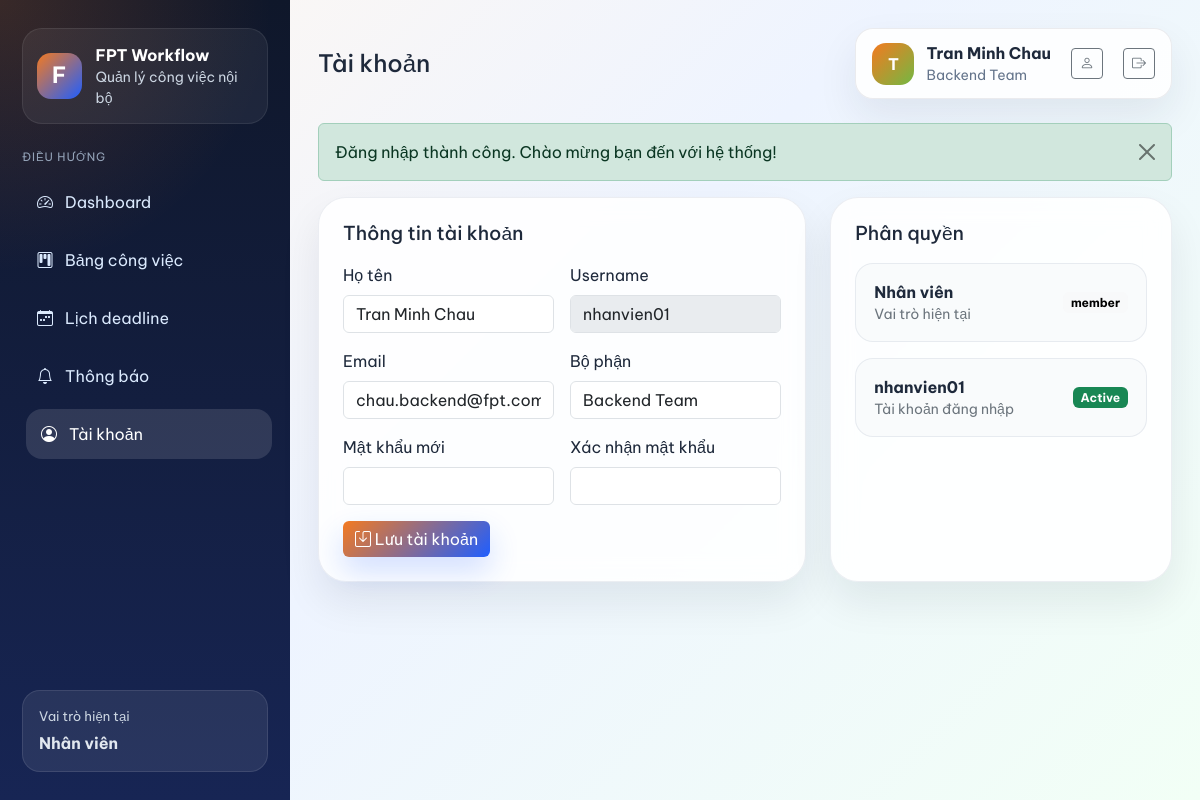
Page /profile.php (signed in) on the earlier database version.
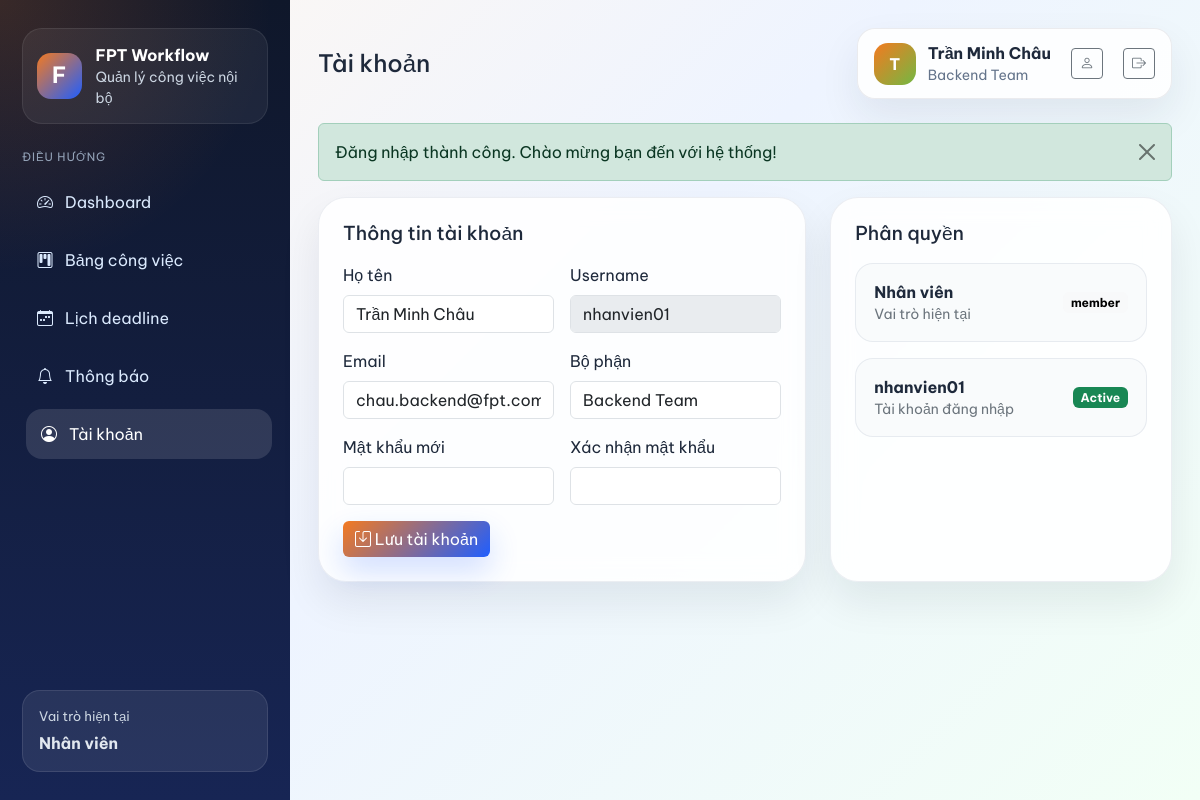
Same page on the later database version.
### tables this page shows
CREATE TABLE `users` (
    `id` INT NOT NULL AUTO_INCREMENT,
    `full_name` VARCHAR(120) NOT NULL,
    `email` VARCHAR(120) DEFAULT NULL,
    `username` VARCHAR(50) NOT NULL UNIQUE,
    `password_hash` VARCHAR(255) NOT NULL,
    `role` ENUM('admin', 'manager', 'member') NOT NULL DEFAULT 'member',
    `department` VARCHAR(120) DEFAULT NULL,
    `created_at` TIMESTAMP NOT NULL DEFAULT CURRENT_TIMESTAMP,
    PRIMARY KEY (`id`)
);

### helpers.php (called while the page is built, shortened)
<?php
function e($value)
{
    return htmlspecialchars((string) $value, ENT_QUOTES, 'UTF-8');
}
function current_user()
{
    return isset($_SESSION['user']) ? $_SESSION['user'] : null;
}
function current_user_id()
{
    $user = current_user();
    return $user ? (int) $user['id'] : 0;
}
function current_user_role()
{
    $user = current_user();
    return $user ? $user['role'] : null;
}
function role_label($role)
{
    switch ($role) {
        case 'member':
            return 'Nhân viên';
    }
}

### repository.php (called while the page is built, shortened)
<?php
function find_user_by_id($id)
{
    global $pdo;
    $statement = $pdo->prepare('SELECT * FROM users WHERE id = :id LIMIT 1');
    $statement->execute(array('id' => (int) $id));
    return $statement->fetch();
}

### profile.php (the view, shortened to what the changed rows need)
<?php
$pageTitle = 'Tài khoản';
$profileUser = find_user_by_id(current_user_id());
require_once __DIR__ . '/partials/header.php';
?>
<div class="row g-4">
    <div class="col-xl-7">
        <div class="content-card h-100">
            <form method="post" action="actions/profile_save.php" class="row g-3">
                <div class="col-md-6">
                    <label class="form-label">Họ tên</label>
                    <input type="text" class="form-control" name="full_name" value="<?php echo e($profileUser['full_name']); ?>" required>
                </div>
                <div class="col-md-6">
                    <label class="form-label">Username</label>
                    <input type="text" class="form-control" value="<?php echo e($profileUser['username']); ?>" disabled>
                </div>
                <div class="col-md-6">
                    <label class="form-label">Email</label>
                    <input type="email" class="form-control" name="email" value="<?php echo e($profileUser['email']); ?>">
                </div>
                <div class="col-md-6">
                    <label class="form-label">Bộ phận</label>
                    <input type="text" class="form-control" name="department" value="<?php echo e($profileUser['department']); ?>">
                </div>
            </form>
        </div>
    </div>
    <div class="col-xl-5">
        <div class="content-card h-100">
            <div class="vstack gap-3">
                <div class="member-row">
                    <div>
                        <strong><?php echo e(role_label(current_user_role())); ?></strong>
                        <p class="mb-0 text-secondary small">Vai trò hiện tại</p>
                    </div>
                    <span class="badge text-bg-light"><?php echo e($profileUser['role']); ?></span>
                </div>
                <div class="member-row">
                    <div>
                        <strong><?php echo e($profileUser['username']); ?></strong>
                        <p class="mb-0 text-secondary small">Tài khoản đăng nhập</p>
                    </div>
                </div>
            </div>
        </div>
    </div>
</div>
<?php require_once __DIR__ . '/partials/footer.php'; ?>

### partials/header.php (shortened to what the changed rows need)
<?php
$pageTitle = isset($pageTitle) ? $pageTitle : 'FPT Task Manager';
$user = current_user();
$userInitial = $user ? strtoupper(substr($user['full_name'], 0, 1)) : 'U';
?>
<!DOCTYPE html>
<html lang="vi">
<head>
    <link href="https://cdn.jsdelivr.net/npm/bootstrap@5.3.3/dist/css/bootstrap.min.css" rel="stylesheet">
    <link href="https://cdn.jsdelivr.net/npm/bootstrap-icons@1.11.3/font/bootstrap-icons.css" rel="stylesheet">
    <link href="assets/css/styles.css" rel="stylesheet">
</head>
<body class="app-body">
    <div class="app-shell">
        <aside class="app-sidebar">
            <div class="sidebar-section mt-auto">
                <div class="role-box">
                    <span class="role-title">Vai trò hiện tại</span>
                    <strong><?php echo e(role_label(current_user_role())); ?></strong>
                </div>
            </div>
        </aside>
        <div class="app-main">
            <header class="app-topbar">
                <div>
                    <h1 class="topbar-title"><?php echo e($pageTitle); ?></h1>
                </div>
                <div class="user-chip">
                    <span class="user-avatar"><?php echo e($userInitial); ?></span>
                    <div>
                        <strong><?php echo e($user['full_name']); ?></strong>
                        <small><?php echo e($user['department']); ?></small>
                    </div>
                    <a class="btn btn-outline-secondary btn-sm ms-2" href="profile.php">
                        <i class="bi bi-person"></i>
                    </a>
                    <a class="btn btn-outline-secondary btn-sm ms-2" href="logout.php">
                        <i class="bi bi-box-arrow-right"></i>
                    </a>
                </div>
            </header>
            <main class="page-content">

Differences in the rows shown:
changed users "Nhân viên": full_name "Tran Minh Chau" → "Trần Minh Châu"
